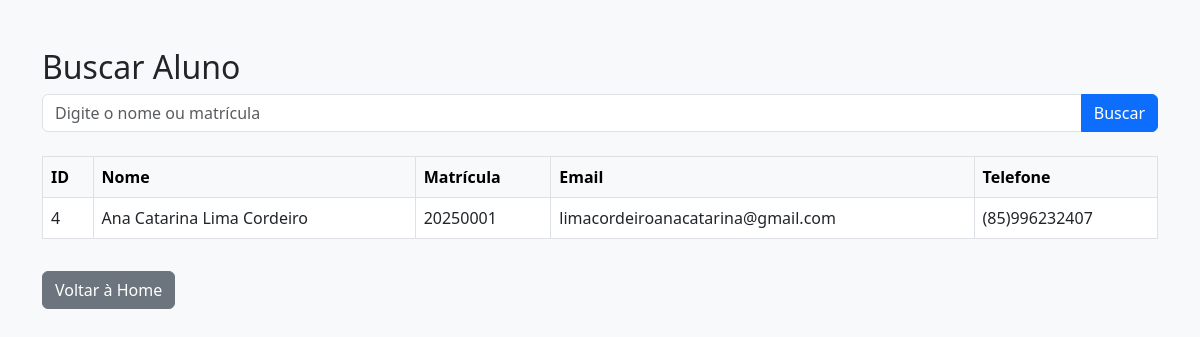
The app's page /buscar.php?busca=Ana Catarina Lima Cordeiro with its own data.
### tables this page shows
CREATE TABLE `alunos` (
  `id` int(11) NOT NULL,
  `nome` varchar(100) NOT NULL,
  `matricula` varchar(20) NOT NULL,
  `email` varchar(100) NOT NULL,
  `telefone` varchar(20) NOT NULL
);

### buscar.php (the view, shortened to what this page needs)
<?php include('config.php'); ?>
<!DOCTYPE html>
<html lang="pt-br">
<head>
    <link href="https://cdn.jsdelivr.net/npm/bootstrap@5.3.0/dist/css/bootstrap.min.css" rel="stylesheet">
</head>
<body class="bg-light">
<div class="container mt-5">
    <h2>Buscar Aluno</h2>
    <form method="get" class="mb-4">
        <div class="input-group">
            <input type="text" name="busca" class="form-control" placeholder="Digite o nome ou matrícula" required>
            <button type="submit" class="btn btn-primary">Buscar</button>
        </div>
    </form>
    <?php
    if (isset($_GET['busca'])) {
        $busca = "%{$_GET['busca']}%";
        $stmt = $conn->prepare("SELECT * FROM alunos WHERE nome LIKE ? OR matricula LIKE ?");
        $stmt->bind_param("ss", $busca, $busca);
        $stmt->execute();
        $result = $stmt->get_result();
        if ($result->num_rows > 0) {
            echo "<table class='table table-bordered'><thead class='table-light'><tr>
                <th>ID</th><th>Nome</th><th>Matrícula</th><th>Email</th><th>Telefone</th></tr></thead><tbody>";
            while($row = $result->fetch_assoc()) {
                echo "<tr><td>".$row["id"]."</td><td>".$row["nome"]."</td><td>".$row["matricula"]."</td>
                      <td>".$row["email"]."</td><td>".$row["telefone"]."</td></tr>";
            }
            echo "</tbody></table>";
        } else {
            echo "<div class='alert alert-warning'>Nenhum aluno encontrado.</div>";
        }
    }
    ?>
    <a class="btn btn-secondary mt-3" href="index.php">Voltar à Home</a>
</div>
</body>
</html>

### records on screen
alunos: id "4", nome "Ana Catarina Lima Cordeiro", matricula "20250001", email "limacordeiroanacatarina@gmail.com", telefone "(85)996232407"
